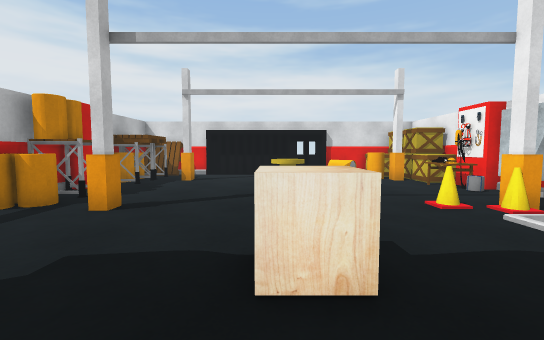
View 1 (above)

12 first-person views from a walk through a 3-D level made in the Unity game engine. The camera is 1.2 m above the floor, tilts 4° down and sees 90° across. The floor is counted in squares, 1 m on a side. Each view is taken from the middle of a square. On the plan, view 1 faces up. The plan holds only what a view shows up to about 13 squares ahead; the rest is blank. The player character is not drawn. Door leaves are left out, so doorways stand open. Some surface patterns are stand-ins.

View 2
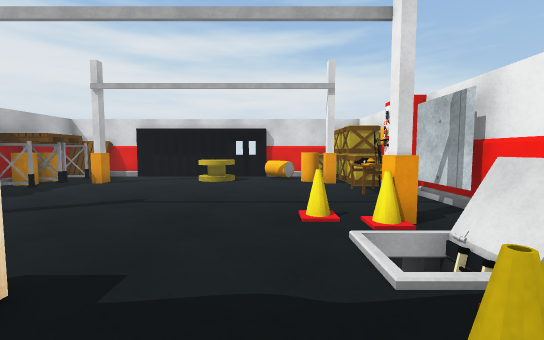

View 3
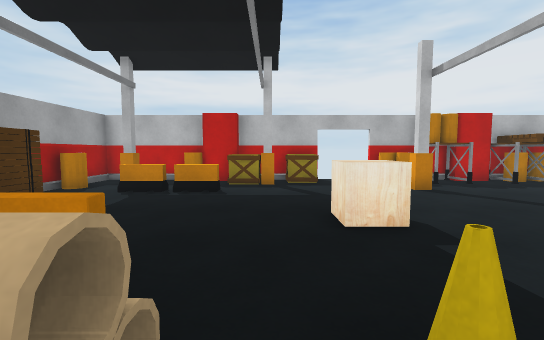

View 4
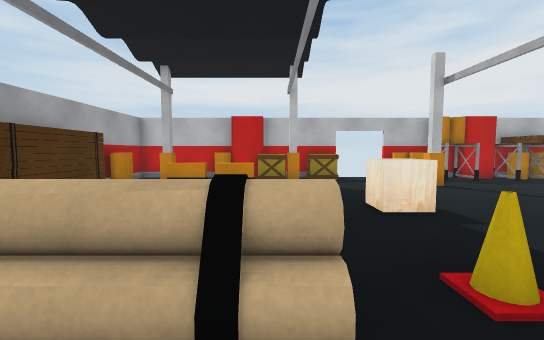

View 5
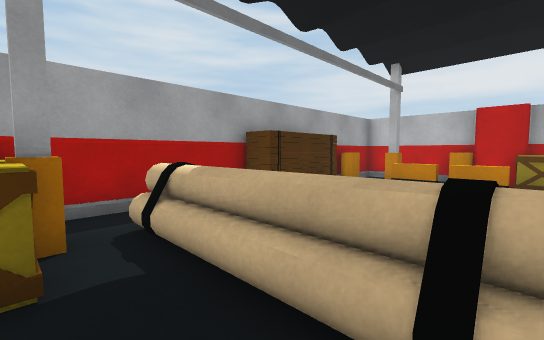

View 6
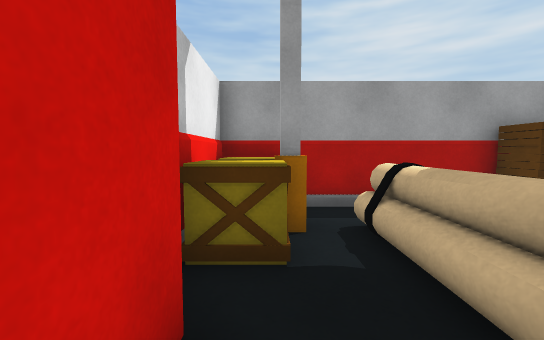

View 7
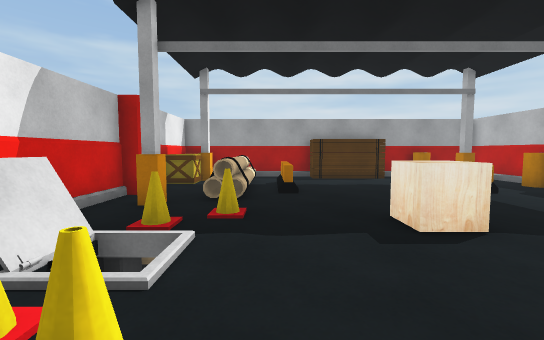

View 8
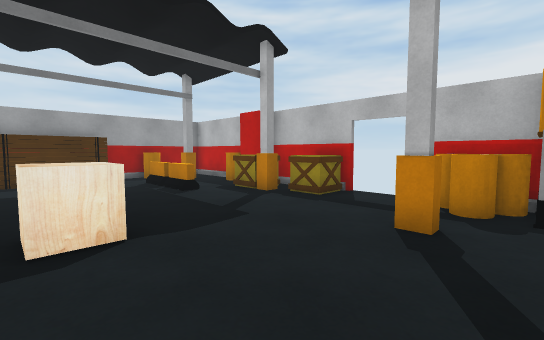

View 9
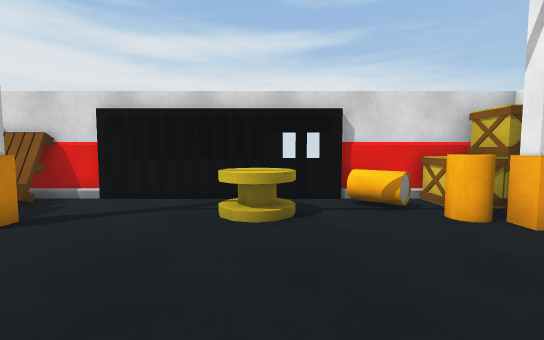

View 10
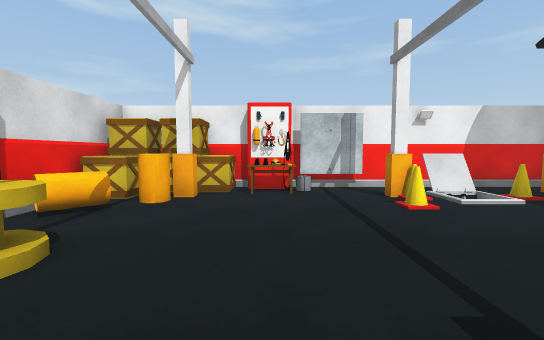

View 11
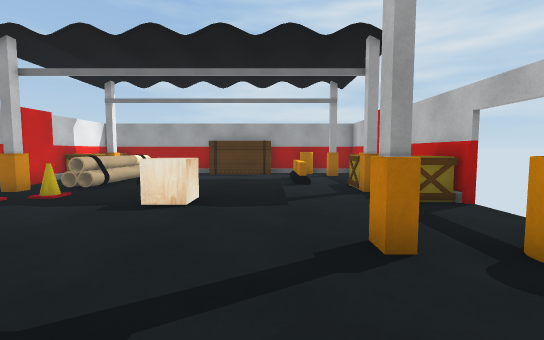

View 12
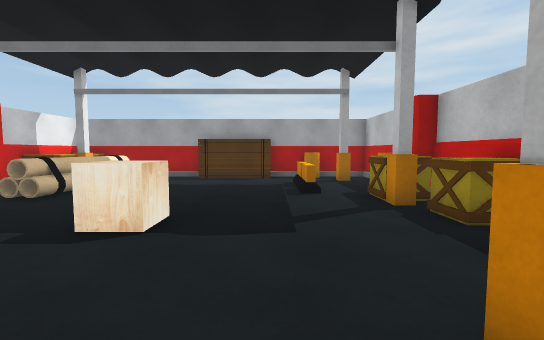

### Floor plan
Key: @ floor where view 1 was taken; # wall or solid block; x gap in a wall; . floor; / step, stairs or slope; D open door; = window, fence, low wall or low ledge; ^ raised ledge; T table; O other object.
Columns run from 7 left of view 1 to 7 right of it. Each row starts with its distance up from view 1.
 14   ##########^#
 13   #....x^.^=^#
 12  ##....^^..^^##
 11  ##x........###
 10  #^..........T#
  9  #...........T#
  8 ##^..........O#
  7 ##^...........#
  6 #^^.#......=#.#
  5 DD..........x.#
  4 DD.........  ##
  3 DD.....O....=.#
  2 #^^........=..#
  1 ###...........#
  0 #^^....@...=..#
 -1 ##..=....==/..#
 -2 ##..x.....x/..#
 -3 #...=....==/.^^
 -4 #.#......../.^^
 -5 #....####....^^
 -6 #############^#

Positions as (right, up) in squares from view 1, and headings:
1: (0, 0), facing up
2: (3, 1), facing up
3: (5, 1), facing left
4: (6, 0), facing left
5: (6, 0), facing down-left
6: (6, 0), facing down
7: (3, 7), facing down
8: (1, 7), facing down-left
9: (1, 7), facing up
10: (-2, 9), facing right
11: (-2, 9), facing down
12: (-2, 7), facing down
